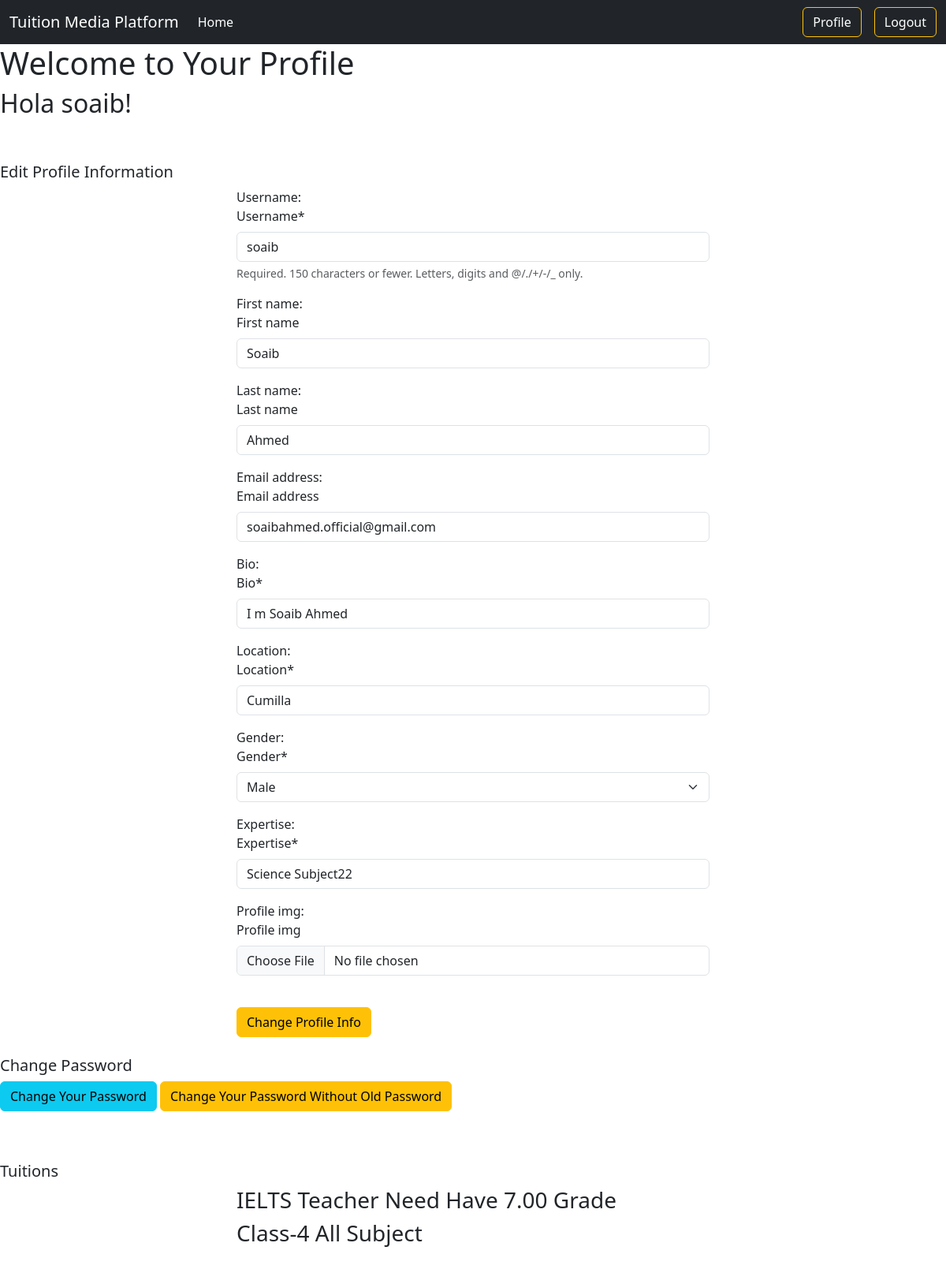
The app's page /profile/ (signed in) with its own data.
### authentication/models.py (models this page shows)
class UserProfile(models.Model):
    user = models.OneToOneField(User, on_delete=models.CASCADE)
    bio = models.CharField(max_length=1000, verbose_name='Bio')
    location = models.CharField(max_length=1000, verbose_name='Location')
    gender = models.CharField(max_length=10, choices=GENDER_TYPE)
    expertise = models.CharField(max_length=1000, verbose_name='Expertise')
    profile_img = models.ImageField(upload_to='authentication/media/uploads/', blank=True, null=True)
    email_confirmed = models.BooleanField(default=False, verbose_name='Email Confirmed')

### tuitions/models.py (models this page shows, shortened)
class Tuition(models.Model):
    admin = models.ForeignKey(User, on_delete=models.CASCADE)
    title = models.CharField(max_length=200)
    description = models.TextField()
    subjects = models.CharField(max_length=1000, null=False, verbose_name='Subjects')
    type = models.CharField(max_length=200, null=False, verbose_name='Type')
    grade = models.CharField(max_length=200, null=False, verbose_name='Class', choices=CLASS_CHOICES)
    gender = models.CharField(max_length=10, choices=GENDER_TYPE)
    pref_gender = models.CharField(max_length=20, choices=GENDER_TYPE, verbose_name='Preferred Gender')
    student_count = models.IntegerField(verbose_name='Student Count')
    teaching_time = models.CharField(max_length=200, verbose_name='Teaching Time')
    days_per_week = models.IntegerField(null=False, verbose_name='How many days a week')
    location = models.CharField(max_length=1000, null=False, verbose_name='Location')
    monthly_salary = models.IntegerField(null=False, verbose_name='Monthly Salary')
    availability = models.BooleanField(default=True)

### authentication/views.py (the view)
# urls.py: path('profile/', views.profile, name='profile'),
@login_required
def profile(request):
    user = request.user
    user_profile, created = UserProfile.objects.get_or_create(user=user)
    if request.method == 'POST':
        user_form = ChangeUserData(request.POST, instance=user)
        profile_form = UserProfileForm(request.POST, request.FILES, instance=user_profile)
        if user_form.is_valid() and profile_form.is_valid():
            user_form.save()
            profile_form.save()
            messages.success(request, 'Profile updated successfully')
    else:
        user_form = ChangeUserData(instance=user)
        profile_form = UserProfileForm(instance=user_profile)
    tuitions = Tuition.objects.filter(tuitionapplication__user=user, tuitionapplication__is_accepted=True)
    return render(request, 'profile.html', {'user_form': user_form, 'profile_form': profile_form, 'tuitions': tuitions})

### authentication/forms.py
class ChangeUserData(UserChangeForm):
    password = None
    class Meta:
        model = User
        fields = ['username', 'first_name', 'last_name', 'email']

class UserProfileForm(forms.ModelForm):
    class Meta:
        model = UserProfile
        fields = ['bio', 'location', 'gender', 'expertise', 'profile_img']

### authentication/templates/profile.html (shortened to what this page needs)
{% extends 'base.html' %}
{% load crispy_forms_tags %}
{% load static %}
{% block content %}
<h1>Welcome to Your Profile</h1>
<h2>Hola {{ user }}!</h2>
<br/>
<div class="col-12 mt-4">
    <h5>Edit Profile Information</h5>
    <form method="post" style="width: 50%; margin: auto" novalidate>
        {% for fm in user_form %}
            <div class="form-group">
                <label>{{ fm.label_tag }}</label>
                {{ fm|as_crispy_field }}
            </div>
        {% endfor %}
        {% for fm in profile_form %}
            {% if fm.label_tag != 'First name' %}
                <div class="form-group">
                    <label>{{ fm.label_tag }}</label>
                    {{ fm|as_crispy_field }}
                </div>
            {% endif %}
        {% endfor %}
        <br/>
        <button class="btn btn-warning" type="submit">Change Profile Info</button>
    </form>
</div>
<div class="col-12 mt-4">
    <h5>Change Password</h5>
    <p>
        <a class="btn btn-info" href="{% url 'passchange' %}">Change Your Password</a>
        <a class="btn btn-warning" href="{% url 'passchange2' %}">Change Your Password Without Old Password</a>
    </p>
</div>
<br/>
<br/>
<div class="col-12 mt-auto">
    <h5>Tuitions</h5>
    <form method="post" style="width: 50%; margin: auto" novalidate>
        {% for tuition in tuitions %}
            <div class="form-group">
                <h3>{{ tuition.title }}</h3>
            </div>
        {% endfor %}
        <br/>
    </form>
</div>
{% endblock %}

### records on screen
UserProfile: profile_form "I m Soaib Ahmed" "Cumilla" "Male" "Science Subject22"
Tuition: title "IELTS Teacher Need Have 7.00 Grade"
Tuition: title "Class-4 All Subject"

### other values on screen
{{ user }} "soaib"
{{ fm.label_tag }} "Username:" "First name:" "Last name:" "Email address:"
{{ fm.label_tag }} "Bio:" "Location:" "Gender:" "Expertise:" "Profile img:"
